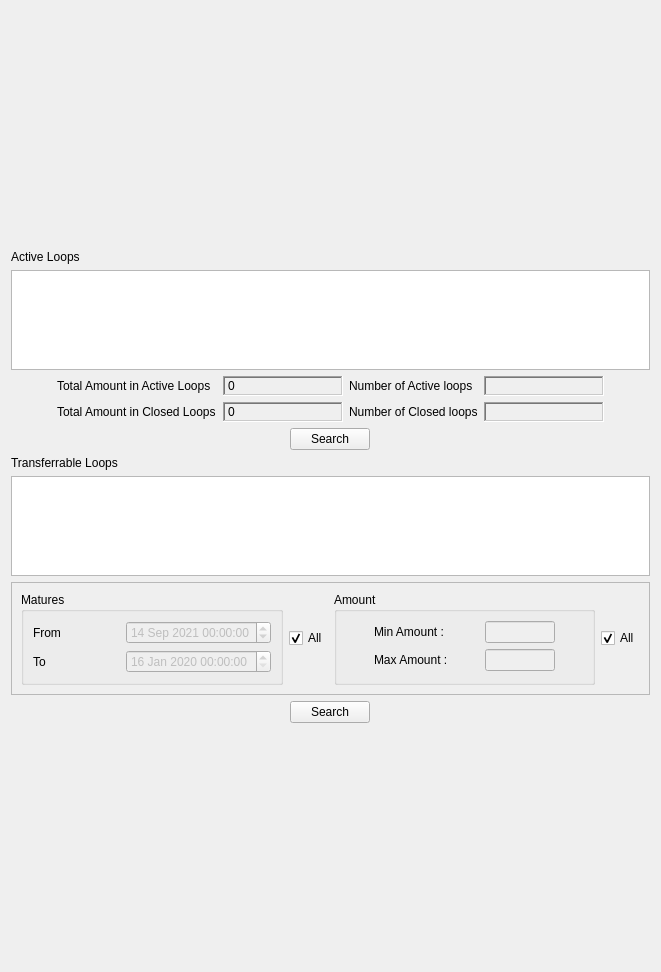
              <widget class="QWidget" name="totalloops_tab">
               <attribute name="title">
                <string>Total Credit Loops</string>
               </attribute>
               <layout class="QVBoxLayout" name="verticalLayout_15">
                <item>
                 <spacer name="verticalSpacer_31">
                  <property name="orientation">
                   <enum>Qt::Vertical</enum>
                  </property>
                  <property name="sizeHint" stdset="0">
                   <size>
                    <width>20</width>
                    <height>239</height>
                   </size>
                  </property>
                 </spacer>
                </item>
                <item>
                 <layout class="QGridLayout" name="activeloops_Layout">
                  <item row="2" column="1">
                   <widget class="QLabel" name="loopamount_total_label">
                    <property name="text">
                     <string>Total Amount in Active Loops  </string>
                    </property>
                   </widget>
                  </item>
                  <item row="3" column="2">
                   <widget class="QLabel" name="closedloopamount_total_value">
                    <property name="minimumSize">
                     <size>
                      <width>120</width>
                      <height>0</height>
                     </size>
                    </property>
                    <property name="frameShape">
                     <enum>QFrame::WinPanel</enum>
                    </property>
                    <property name="frameShadow">
                     <enum>QFrame::Sunken</enum>
                    </property>
                    <property name="text">
                     <string>0</string>
                    </property>
                    <property name="textInteractionFlags">
                     <set>Qt::LinksAccessibleByMouse|Qt::TextSelectableByMouse</set>
                    </property>
                   </widget>
                  </item>
                  <item row="3" column="4">
                   <widget class="QLabel" name="total_closedloops_no_value">
                    <property name="minimumSize">
                     <size>
                      <width>120</width>
                      <height>0</height>
                     </size>
                    </property>
                    <property name="frameShape">
                     <enum>QFrame::WinPanel</enum>
                    </property>
                    <property name="frameShadow">
                     <enum>QFrame::Sunken</enum>
                    </property>
                    <property name="text">
                     <string/>
                    </property>
                    <property name="textInteractionFlags">
                     <set>Qt::LinksAccessibleByMouse|Qt::TextSelectableByMouse</set>
                    </property>
                   </widget>
                  </item>
                  <item row="3" column="3">
                   <widget class="QLabel" name="total_closedloops_no_label">
                    <property name="text">
                     <string>Number of Closed loops</string>
                    </property>
                   </widget>
                  </item>
                  <item row="2" column="2">
                   <widget class="QLabel" name="loopamount_total__value">
                    <property name="minimumSize">
                     <size>
                      <width>120</width>
                      <height>0</height>
                     </size>
                    </property>
                    <property name="frameShape">
                     <enum>QFrame::WinPanel</enum>
                    </property>
                    <property name="frameShadow">
                     <enum>QFrame::Sunken</enum>
                    </property>
                    <property name="text">
                     <string>0</string>
                    </property>
                    <property name="textInteractionFlags">
                     <set>Qt::LinksAccessibleByMouse|Qt::TextSelectableByMouse</set>
                    </property>
                   </widget>
                  </item>
                  <item row="3" column="1">
                   <widget class="QLabel" name="closedloopamount_total_label">
                    <property name="text">
                     <string>Total Amount in Closed Loops</string>
                    </property>
                   </widget>
                  </item>
                  <item row="2" column="0" rowspan="2">
                   <spacer name="horizontalSpacer_41">
                    <property name="orientation">
                     <enum>Qt::Horizontal</enum>
                    </property>
                    <property name="sizeHint" stdset="0">
                     <size>
                      <width>40</width>
                      <height>20</height>
                     </size>
                    </property>
                   </spacer>
                  </item>
                  <item row="3" column="5">
                   <spacer name="horizontalSpacer_42">
                    <property name="orientation">
                     <enum>Qt::Horizontal</enum>
                    </property>
                    <property name="sizeHint" stdset="0">
                     <size>
                      <width>40</width>
                      <height>20</height>
                     </size>
                    </property>
                   </spacer>
                  </item>
                  <item row="1" column="0" colspan="6">
                   <widget class="QTableWidget" name="activeloops_tableWidget">
                    <property name="sizePolicy">
                     <sizepolicy hsizetype="Minimum" vsizetype="Minimum">
                      <horstretch>0</horstretch>
                      <verstretch>0</verstretch>
                     </sizepolicy>
                    </property>
                    <property name="minimumSize">
                     <size>
                      <width>0</width>
                      <height>100</height>
                     </size>
                    </property>
                    <property name="maximumSize">
                     <size>
                      <width>16777215</width>
                      <height>16777215</height>
                     </size>
                    </property>
                    <property name="sizeIncrement">
                     <size>
                      <width>0</width>
                      <height>0</height>
                     </size>
                    </property>
                    <property name="sizeAdjustPolicy">
                     <enum>QAbstractScrollArea::AdjustToContents</enum>
                    </property>
                    <property name="editTriggers">
                     <set>QAbstractItemView::NoEditTriggers</set>
                    </property>
                    <property name="selectionMode">
                     <enum>QAbstractItemView::SingleSelection</enum>
                    </property>
                    <property name="wordWrap">
                     <bool>true</bool>
                    </property>
                    <property name="cornerButtonEnabled">
                     <bool>false</bool>
                    </property>
                   </widget>
                  </item>
                  <item row="0" column="0" colspan="6">
                   <widget class="QLabel" name="activeloops_label">
                    <property name="text">
                     <string>Active Loops</string>
                    </property>
                    <property name="buddy">
                     <cstring>activeloops_tableWidget</cstring>
                    </property>
                   </widget>
                  </item>
                  <item row="2" column="3">
                   <widget class="QLabel" name="label_14">
                    <property name="text">
                     <string>Number of Active loops</string>
                    </property>
                   </widget>
                  </item>
                  <item row="2" column="4">
                   <widget class="QLabel" name="label_15">
                    <property name="frameShape">
                     <enum>QFrame::WinPanel</enum>
                    </property>
                    <property name="frameShadow">
                     <enum>QFrame::Sunken</enum>
                    </property>
                    <property name="text">
                     <string/>
                    </property>
                    <property name="textInteractionFlags">
                     <set>Qt::LinksAccessibleByMouse|Qt::TextSelectableByMouse</set>
                    </property>
                   </widget>
                  </item>
                  <item row="2" column="5">
                   <spacer name="horizontalSpacer_30">
                    <property name="orientation">
                     <enum>Qt::Horizontal</enum>
                    </property>
                    <property name="sizeHint" stdset="0">
                     <size>
                      <width>40</width>
                      <height>20</height>
                     </size>
                    </property>
                   </spacer>
                  </item>
                 </layout>
                </item>
                <item>
                 <layout class="QHBoxLayout" name="activeloops_search_Layout">
                  <item>
                   <widget class="QPushButton" name="activeloops_search_button">
                    <property name="sizePolicy">
                     <sizepolicy hsizetype="Maximum" vsizetype="Maximum">
                      <horstretch>0</horstretch>
                      <verstretch>0</verstretch>
                     </sizepolicy>
                    </property>
                    <property name="text">
                     <string>Search</string>
                    </property>
                   </widget>
                  </item>
                 </layout>
                </item>
                <item>
                 <layout class="QGridLayout" name="transferable_loops_Layout">
                  <item row="2" column="0">
                   <widget class="QFrame" name="transferable_serchlimit_frame">
                    <property name="frameShape">
                     <enum>QFrame::StyledPanel</enum>
                    </property>
                    <property name="frameShadow">
                     <enum>QFrame::Raised</enum>
                    </property>
                    <layout class="QGridLayout" name="gridLayout_52">
                     <item row="0" column="3">
                      <widget class="QCheckBox" name="transferable_amount_checkBox">
                       <property name="styleSheet">
                        <string notr="true"/>
                       </property>
                       <property name="text">
                        <string>All</string>
                       </property>
                       <property name="checked">
                        <bool>true</bool>
                       </property>
                      </widget>
                     </item>
                     <item row="0" column="1">
                      <widget class="QCheckBox" name="transferable_matures_checkBox">
                       <property name="styleSheet">
                        <string notr="true"/>
                       </property>
                       <property name="text">
                        <string>All</string>
                       </property>
                       <property name="checked">
                        <bool>true</bool>
                       </property>
                      </widget>
                     </item>
                     <item row="0" column="0">
                      <widget class="QGroupBox" name="groupBox_3">
                       <property name="title">
                        <string>Matures</string>
                       </property>
                       <layout class="QGridLayout" name="gridLayout_53">
                        <item row="3" column="0">
                         <widget class="QLabel" name="transferable_maturesto_label">
                          <property name="sizePolicy">
                           <sizepolicy hsizetype="Expanding" vsizetype="Preferred">
                            <horstretch>0</horstretch>
                            <verstretch>0</verstretch>
                           </sizepolicy>
                          </property>
                          <property name="text">
                           <string>To</string>
                          </property>
                         </widget>
                        </item>
                        <item row="0" column="0" colspan="2">
                         <widget class="QLabel" name="transferable_maturesfrom_label">
                          <property name="sizePolicy">
                           <sizepolicy hsizetype="Expanding" vsizetype="Preferred">
                            <horstretch>0</horstretch>
                            <verstretch>0</verstretch>
                           </sizepolicy>
                          </property>
                          <property name="text">
                           <string>From</string>
                          </property>
                         </widget>
                        </item>
                        <item row="0" column="3">
                         <widget class="QDateTimeEdit" name="transferable_maturesfrom_dateTimeEdit">
                          <property name="enabled">
                           <bool>false</bool>
                          </property>
                          <property name="date">
                           <date>
                            <year>2021</year>
                            <month>9</month>
                            <day>14</day>
                           </date>
                          </property>
                          <property name="minimumDate">
                           <date>
                            <year>2020</year>
                            <month>1</month>
                            <day>17</day>
                           </date>
                          </property>
                         </widget>
                        </item>
                        <item row="3" column="3">
                         <widget class="QDateTimeEdit" name="transferable_maturesto_dateTimeEdit">
                          <property name="enabled">
                           <bool>false</bool>
                          </property>
                          <property name="minimumDate">
                           <date>
                            <year>2020</year>
                            <month>1</month>
                            <day>16</day>
                           </date>
                          </property>
                         </widget>
                        </item>
                       </layout>
                      </widget>
                     </item>
                     <item row="0" column="2">
                      <widget class="QGroupBox" name="groupBox_18">
                       <property name="title">
                        <string>Amount</string>
                       </property>
                       <layout class="QGridLayout" name="gridLayout_54">
                        <item row="3" column="1">
                         <widget class="QLineEdit" name="transferable_maxamount_lineEdit">
                          <property name="enabled">
                           <bool>false</bool>
                          </property>
                          <property name="maximumSize">
                           <size>
                            <width>70</width>
                            <height>16777215</height>
                           </size>
                          </property>
                          <property name="text">
                           <string/>
                          </property>
                         </widget>
                        </item>
                        <item row="3" column="0">
                         <widget class="QLabel" name="transferable_maxamount_label">
                          <property name="text">
                           <string>Max Amount : </string>
                          </property>
                         </widget>
                        </item>
                        <item row="2" column="1">
                         <widget class="QLineEdit" name="transferable_minamount_lineEdit">
                          <property name="enabled">
                           <bool>false</bool>
                          </property>
                          <property name="maximumSize">
                           <size>
                            <width>70</width>
                            <height>16777215</height>
                           </size>
                          </property>
                         </widget>
                        </item>
                        <item row="2" column="0">
                         <widget class="QLabel" name="transferable_minamount_label">
                          <property name="sizePolicy">
                           <sizepolicy hsizetype="Maximum" vsizetype="Preferred">
                            <horstretch>0</horstretch>
                            <verstretch>0</verstretch>
                           </sizepolicy>
                          </property>
                          <property name="text">
                           <string>Min Amount : </string>
                          </property>
                         </widget>
                        </item>
                       </layout>
                      </widget>
                     </item>
                    </layout>
                   </widget>
                  </item>
                  <item row="1" column="0">
                   <widget class="QTableWidget" name="transferableloops_tableWidget">
                    <property name="sizePolicy">
                     <sizepolicy hsizetype="Minimum" vsizetype="Minimum">
                      <horstretch>0</horstretch>
                      <verstretch>0</verstretch>
                     </sizepolicy>
                    </property>
                    <property name="minimumSize">
                     <size>
                      <width>0</width>
                      <height>100</height>
                     </size>
                    </property>
                    <property name="maximumSize">
                     <size>
                      <width>16777215</width>
                      <height>120</height>
                     </size>
                    </property>
                    <property name="sizeIncrement">
                     <size>
                      <width>0</width>
                      <height>0</height>
                     </size>
                    </property>
                    <property name="font">
                     <font>
                      <pointsize>9</pointsize>
                     </font>
                    </property>
                    <property name="sizeAdjustPolicy">
                     <enum>QAbstractScrollArea::AdjustToContents</enum>
                    </property>
                    <property name="editTriggers">
                     <set>QAbstractItemView::NoEditTriggers</set>
                    </property>
                    <property name="selectionMode">
                     <enum>QAbstractItemView::SingleSelection</enum>
                    </property>
                    <property name="wordWrap">
                     <bool>true</bool>
                    </property>
                    <property name="cornerButtonEnabled">
                     <bool>false</bool>
                    </property>
                   </widget>
                  </item>
                  <item row="0" column="0">
                   <widget class="QLabel" name="transferableloops_label">
                    <property name="text">
                     <string>Transferrable Loops</string>
                    </property>
                    <property name="buddy">
                     <cstring>transferableloops_tableWidget</cstring>
                    </property>
                   </widget>
                  </item>
                 </layout>
                </item>
                <item>
                 <layout class="QHBoxLayout" name="transferableloops_search_Layout">
                  <item>
                   <widget class="QPushButton" name="transferableloops_search_button">
                    <property name="sizePolicy">
                     <sizepolicy hsizetype="Maximum" vsizetype="Maximum">
                      <horstretch>0</horstretch>
                      <verstretch>0</verstretch>
                     </sizepolicy>
                    </property>
                    <property name="text">
                     <string>Search</string>
                    </property>
                   </widget>
                  </item>
                 </layout>
                </item>
                <item>
                 <spacer name="verticalSpacer_32">
                  <property name="orientation">
                   <enum>Qt::Vertical</enum>
                  </property>
                  <property name="sizeHint" stdset="0">
                   <size>
                    <width>20</width>
                    <height>238</height>
                   </size>
                  </property>
                 </spacer>
                </item>
               </layout>
              </widget>
